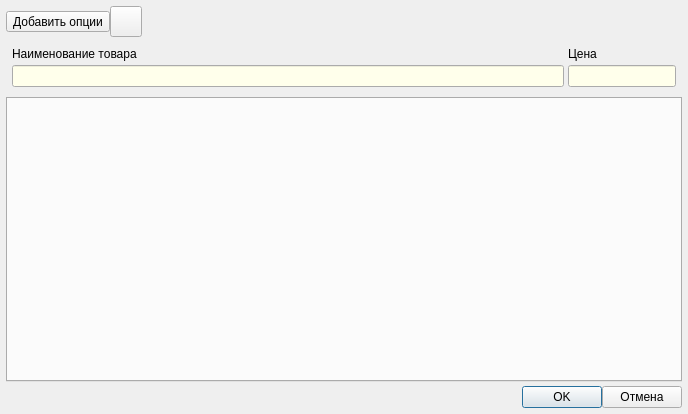
<?xml version="1.0" encoding="UTF-8"?>
<ui version="4.0">
 <class>FrameCardOptions</class>
 <widget class="QDialog" name="FrameCardOptions">
  <property name="geometry">
   <rect>
    <x>0</x>
    <y>0</y>
    <width>688</width>
    <height>414</height>
   </rect>
  </property>
  <property name="windowTitle">
   <string>Значения опций товара</string>
  </property>
  <layout class="QVBoxLayout" name="verticalLayout">
   <property name="spacing">
    <number>4</number>
   </property>
   <property name="leftMargin">
    <number>6</number>
   </property>
   <property name="topMargin">
    <number>6</number>
   </property>
   <property name="rightMargin">
    <number>6</number>
   </property>
   <property name="bottomMargin">
    <number>6</number>
   </property>
   <item>
    <widget class="QWidget" name="widgetButtons" native="true">
     <layout class="QHBoxLayout" name="horizontalLayout">
      <property name="spacing">
       <number>0</number>
      </property>
      <property name="leftMargin">
       <number>0</number>
      </property>
      <property name="topMargin">
       <number>0</number>
      </property>
      <property name="rightMargin">
       <number>0</number>
      </property>
      <property name="bottomMargin">
       <number>0</number>
      </property>
      <item>
       <widget class="QToolButton" name="toolButtonAddOption">
        <property name="toolTip">
         <string>Добавить опцию</string>
        </property>
        <property name="text">
         <string>Добавить опции</string>
        </property>
        <property name="icon">
         <iconset resource="../../res.qrc">
          <normaloff>:/32/icons/32x32/add.png</normaloff>:/32/icons/32x32/add.png</iconset>
        </property>
        <property name="iconSize">
         <size>
          <width>24</width>
          <height>24</height>
         </size>
        </property>
        <property name="toolButtonStyle">
         <enum>Qt::ToolButtonTextBesideIcon</enum>
        </property>
       </widget>
      </item>
      <item>
       <widget class="QToolButton" name="toolButtonCopy">
        <property name="enabled">
         <bool>true</bool>
        </property>
        <property name="sizePolicy">
         <sizepolicy hsizetype="Preferred" vsizetype="Preferred">
          <horstretch>0</horstretch>
          <verstretch>0</verstretch>
         </sizepolicy>
        </property>
        <property name="minimumSize">
         <size>
          <width>0</width>
          <height>0</height>
         </size>
        </property>
        <property name="toolTip">
         <string>Скопировать из другого товара</string>
        </property>
        <property name="text">
         <string/>
        </property>
        <property name="icon">
         <iconset resource="../../res.qrc">
          <normaloff>:/32/icons/32x32/table_import.png</normaloff>:/32/icons/32x32/table_import.png</iconset>
        </property>
        <property name="iconSize">
         <size>
          <width>24</width>
          <height>24</height>
         </size>
        </property>
        <property name="toolButtonStyle">
         <enum>Qt::ToolButtonIconOnly</enum>
        </property>
       </widget>
      </item>
      <item>
       <spacer name="horizontalSpacerOptions">
        <property name="orientation">
         <enum>Qt::Horizontal</enum>
        </property>
        <property name="sizeType">
         <enum>QSizePolicy::Expanding</enum>
        </property>
        <property name="sizeHint" stdset="0">
         <size>
          <width>518</width>
          <height>27</height>
         </size>
        </property>
       </spacer>
      </item>
     </layout>
    </widget>
   </item>
   <item>
    <widget class="QWidget" name="widgetOrder" native="true">
     <layout class="QGridLayout" name="gridLayout">
      <property name="leftMargin">
       <number>6</number>
      </property>
      <property name="topMargin">
       <number>6</number>
      </property>
      <property name="rightMargin">
       <number>6</number>
      </property>
      <property name="bottomMargin">
       <number>6</number>
      </property>
      <property name="spacing">
       <number>4</number>
      </property>
      <item row="0" column="0">
       <widget class="QLabel" name="label">
        <property name="text">
         <string>Наименование товара</string>
        </property>
       </widget>
      </item>
      <item row="0" column="1">
       <widget class="QLabel" name="label_2">
        <property name="text">
         <string>Цена</string>
        </property>
       </widget>
      </item>
      <item row="1" column="0">
       <widget class="QLineEdit" name="lineEditName">
        <property name="enabled">
         <bool>true</bool>
        </property>
        <property name="palette">
         <palette>
          <active>
           <colorrole role="Base">
            <brush brushstyle="SolidPattern">
             <color alpha="255">
              <red>255</red>
              <green>255</green>
              <blue>235</blue>
             </color>
            </brush>
           </colorrole>
          </active>
          <inactive>
           <colorrole role="Base">
            <brush brushstyle="SolidPattern">
             <color alpha="255">
              <red>255</red>
              <green>255</green>
              <blue>235</blue>
             </color>
            </brush>
           </colorrole>
          </inactive>
          <disabled>
           <colorrole role="Base">
            <brush brushstyle="SolidPattern">
             <color alpha="255">
              <red>240</red>
              <green>240</green>
              <blue>240</blue>
             </color>
            </brush>
           </colorrole>
          </disabled>
         </palette>
        </property>
        <property name="readOnly">
         <bool>true</bool>
        </property>
       </widget>
      </item>
      <item row="1" column="1">
       <widget class="QLineEdit" name="lineEditPrice">
        <property name="enabled">
         <bool>true</bool>
        </property>
        <property name="sizePolicy">
         <sizepolicy hsizetype="Maximum" vsizetype="Fixed">
          <horstretch>0</horstretch>
          <verstretch>0</verstretch>
         </sizepolicy>
        </property>
        <property name="palette">
         <palette>
          <active>
           <colorrole role="Base">
            <brush brushstyle="SolidPattern">
             <color alpha="255">
              <red>255</red>
              <green>255</green>
              <blue>235</blue>
             </color>
            </brush>
           </colorrole>
          </active>
          <inactive>
           <colorrole role="Base">
            <brush brushstyle="SolidPattern">
             <color alpha="255">
              <red>255</red>
              <green>255</green>
              <blue>235</blue>
             </color>
            </brush>
           </colorrole>
          </inactive>
          <disabled>
           <colorrole role="Base">
            <brush brushstyle="SolidPattern">
             <color alpha="255">
              <red>240</red>
              <green>240</green>
              <blue>240</blue>
             </color>
            </brush>
           </colorrole>
          </disabled>
         </palette>
        </property>
        <property name="readOnly">
         <bool>true</bool>
        </property>
       </widget>
      </item>
     </layout>
    </widget>
   </item>
   <item>
    <widget class="QTabWidget" name="tabWidget">
     <property name="tabsClosable">
      <bool>true</bool>
     </property>
    </widget>
   </item>
   <item>
    <layout class="QHBoxLayout" name="horizontalLayout_3">
     <property name="spacing">
      <number>0</number>
     </property>
     <property name="leftMargin">
      <number>0</number>
     </property>
     <property name="topMargin">
      <number>0</number>
     </property>
     <property name="rightMargin">
      <number>0</number>
     </property>
     <property name="bottomMargin">
      <number>0</number>
     </property>
     <item>
      <spacer name="horizontalSpacer_3">
       <property name="orientation">
        <enum>Qt::Horizontal</enum>
       </property>
       <property name="sizeHint" stdset="0">
        <size>
         <width>40</width>
         <height>20</height>
        </size>
       </property>
      </spacer>
     </item>
     <item>
      <widget class="QPushButton" name="buttonOK">
       <property name="enabled">
        <bool>true</bool>
       </property>
       <property name="sizePolicy">
        <sizepolicy hsizetype="Preferred" vsizetype="Fixed">
         <horstretch>0</horstretch>
         <verstretch>0</verstretch>
        </sizepolicy>
       </property>
       <property name="minimumSize">
        <size>
         <width>0</width>
         <height>0</height>
        </size>
       </property>
       <property name="maximumSize">
        <size>
         <width>16777215</width>
         <height>16777215</height>
        </size>
       </property>
       <property name="baseSize">
        <size>
         <width>0</width>
         <height>50</height>
        </size>
       </property>
       <property name="text">
        <string>OK</string>
       </property>
       <property name="iconSize">
        <size>
         <width>24</width>
         <height>24</height>
        </size>
       </property>
       <property name="flat">
        <bool>false</bool>
       </property>
      </widget>
     </item>
     <item>
      <widget class="QPushButton" name="buttonCancel">
       <property name="sizePolicy">
        <sizepolicy hsizetype="Preferred" vsizetype="Fixed">
         <horstretch>0</horstretch>
         <verstretch>0</verstretch>
        </sizepolicy>
       </property>
       <property name="minimumSize">
        <size>
         <width>0</width>
         <height>0</height>
        </size>
       </property>
       <property name="maximumSize">
        <size>
         <width>16777215</width>
         <height>16777215</height>
        </size>
       </property>
       <property name="text">
        <string>Отмена</string>
       </property>
       <property name="iconSize">
        <size>
         <width>24</width>
         <height>24</height>
        </size>
       </property>
       <property name="flat">
        <bool>false</bool>
       </property>
      </widget>
     </item>
    </layout>
   </item>
  </layout>
 </widget>
 <resources>
  <include location="../../res.qrc"/>
 </resources>
 <connections/>
</ui>
